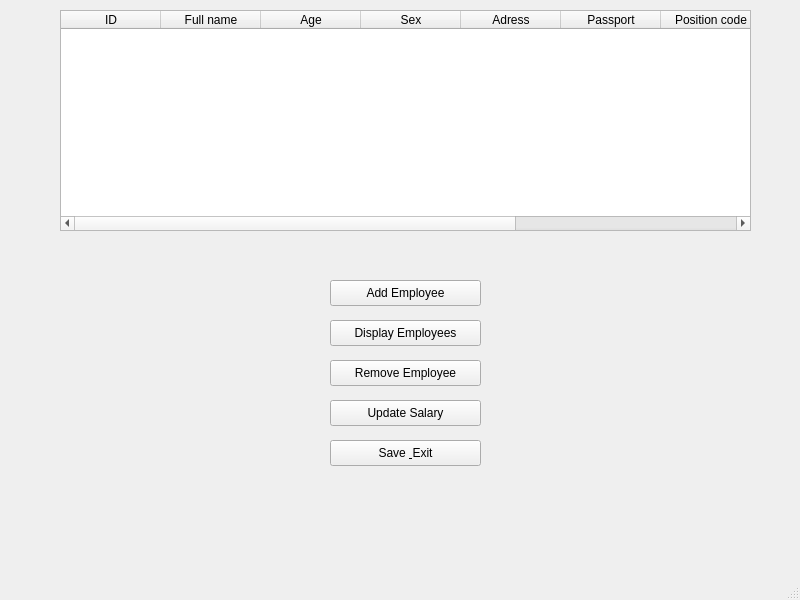
<?xml version="1.0" encoding="UTF-8"?>
<ui version="4.0">
 <class>MainWindow</class>
 <widget class="QMainWindow" name="MainWindow">
  <property name="geometry">
   <rect>
    <x>0</x>
    <y>0</y>
    <width>800</width>
    <height>600</height>
   </rect>
  </property>
  <property name="windowTitle">
   <string>MainWindow</string>
  </property>
  <widget class="QWidget" name="centralwidget">
   <widget class="QPushButton" name="btnAddEmployee">
    <property name="geometry">
     <rect>
      <x>330</x>
      <y>280</y>
      <width>151</width>
      <height>26</height>
     </rect>
    </property>
    <property name="text">
     <string>Add Employee</string>
    </property>
   </widget>
   <widget class="QPushButton" name="btnDisplayEmployees">
    <property name="geometry">
     <rect>
      <x>330</x>
      <y>320</y>
      <width>151</width>
      <height>26</height>
     </rect>
    </property>
    <property name="text">
     <string>Display Employees</string>
    </property>
   </widget>
   <widget class="QPushButton" name="btnRemoveEmployee">
    <property name="geometry">
     <rect>
      <x>330</x>
      <y>360</y>
      <width>151</width>
      <height>26</height>
     </rect>
    </property>
    <property name="text">
     <string>Remove Employee</string>
    </property>
   </widget>
   <widget class="QPushButton" name="btnUpdateSalary">
    <property name="geometry">
     <rect>
      <x>330</x>
      <y>400</y>
      <width>151</width>
      <height>26</height>
     </rect>
    </property>
    <property name="text">
     <string>Update Salary</string>
    </property>
   </widget>
   <widget class="QPushButton" name="btnSaveExit">
    <property name="geometry">
     <rect>
      <x>330</x>
      <y>440</y>
      <width>151</width>
      <height>26</height>
     </rect>
    </property>
    <property name="text">
     <string>Save &amp; Exit</string>
    </property>
   </widget>
   <widget class="QTableWidget" name="tableEmployees">
    <property name="geometry">
     <rect>
      <x>60</x>
      <y>10</y>
      <width>691</width>
      <height>221</height>
     </rect>
    </property>
    <column>
     <property name="text">
      <string>ID</string>
     </property>
    </column>
    <column>
     <property name="text">
      <string>Full name</string>
     </property>
    </column>
    <column>
     <property name="text">
      <string>Age</string>
     </property>
    </column>
    <column>
     <property name="text">
      <string>Sex</string>
     </property>
    </column>
    <column>
     <property name="text">
      <string>Adress</string>
     </property>
    </column>
    <column>
     <property name="text">
      <string>Passport</string>
     </property>
    </column>
    <column>
     <property name="text">
      <string>Position code</string>
     </property>
    </column>
    <column>
     <property name="text">
      <string>Salary</string>
     </property>
    </column>
    <column>
     <property name="text">
      <string>Status</string>
     </property>
    </column>
   </widget>
  </widget>
  <widget class="QMenuBar" name="menubar">
   <property name="geometry">
    <rect>
     <x>0</x>
     <y>0</y>
     <width>800</width>
     <height>23</height>
    </rect>
   </property>
  </widget>
  <widget class="QStatusBar" name="statusbar"/>
 </widget>
 <resources/>
 <connections/>
</ui>
